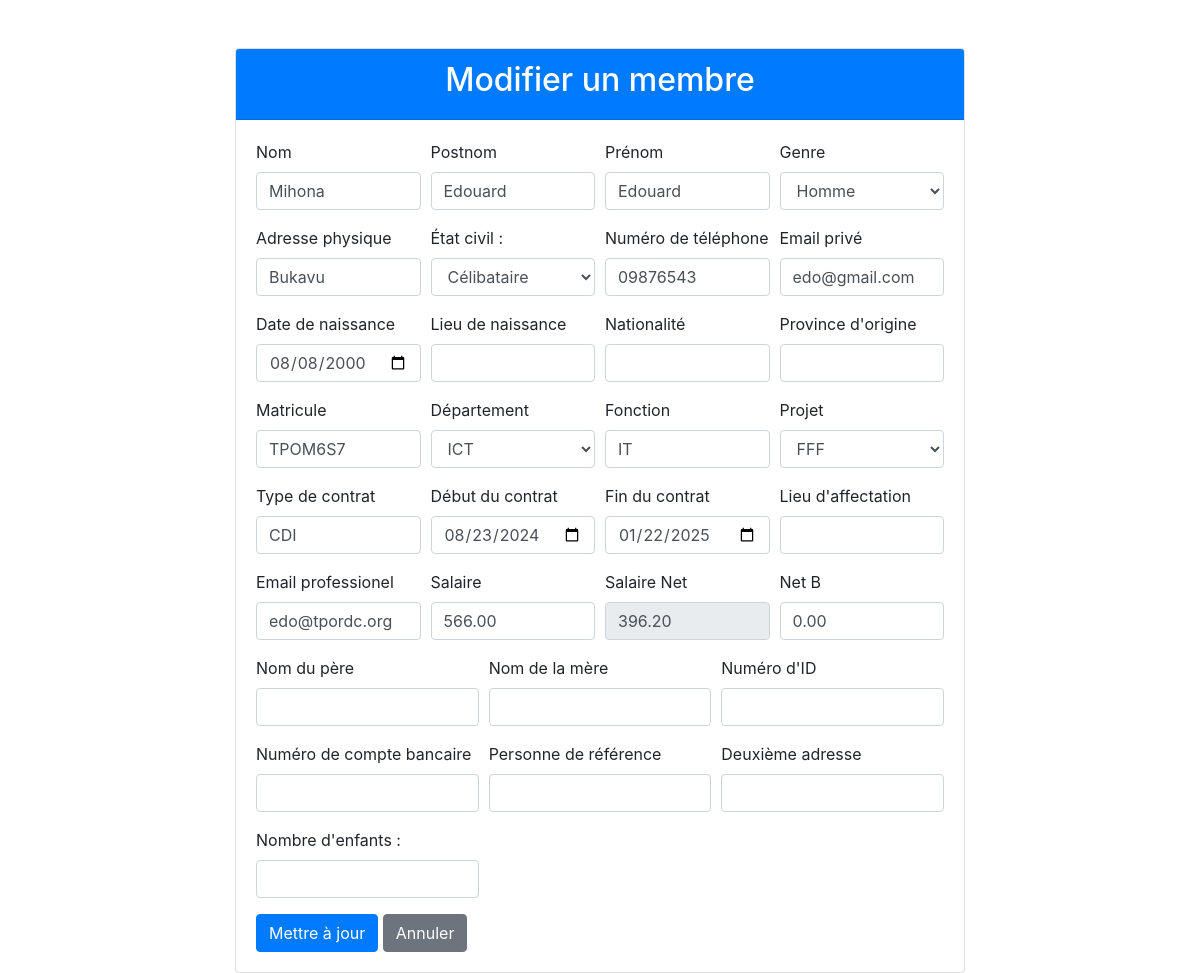
/pages/edit_membre.php?id=34 (signed in), run on the app's committed database.
### tables this page shows
CREATE TABLE IF NOT EXISTS `membres` (
  `id_membre` int NOT NULL AUTO_INCREMENT,
  `nom` varchar(100) NOT NULL,
  `prenom` varchar(100) NOT NULL,
  `adresse` varchar(255) DEFAULT NULL,
  `genre` enum('femme','homme') DEFAULT 'homme',
  `numero_telephone` varchar(20) DEFAULT NULL,
  `email_prive` varchar(100) DEFAULT NULL,
  `age` int DEFAULT NULL,
  `created_at` timestamp NULL DEFAULT CURRENT_TIMESTAMP,
  `updated_at` timestamp NULL DEFAULT CURRENT_TIMESTAMP ON UPDATE CURRENT_TIMESTAMP,
  `photo` varchar(255) DEFAULT NULL,
  `type_contrat` enum('CDD','CDI', 'Freelance', 'Stage', 'Intérim', 'Archivé') DEFAULT 'CDD',
  `fonction` varchar(100) DEFAULT NULL,
  `date_entree` date DEFAULT NULL,
  `postnom` varchar(255) DEFAULT NULL,
  `nom_pere` varchar(255) DEFAULT NULL,
  `nom_mere` varchar(255) DEFAULT NULL,
  `nationalite` varchar(100) DEFAULT NULL,
  `province_origine` varchar(100) DEFAULT NULL,
  `lieu_affectation` varchar(255) DEFAULT NULL,
  `matricule` varchar(50) DEFAULT NULL,
  `num_identification` varchar(50) DEFAULT NULL,
  `etat_civil` enum('marié','célibataire','divorcé','veuf') DEFAULT 'célibataire',
  `deuxieme_adresse` varchar(255) DEFAULT NULL,
  `email_professionel` varchar(255) DEFAULT NULL,
  `num_compte_banque` varchar(50) DEFAULT NULL,
  `personne_reference` varchar(255) DEFAULT NULL,
  `lieu_naissance` varchar(100) DEFAULT NULL,
  `date_naissance` date DEFAULT NULL,
  `date_debut_contrat` date DEFAULT NULL,
  `date_fin_contrat` date DEFAULT NULL,
  `status` enum('actif','en congé') DEFAULT 'actif',
  `performance` decimal(5,2) DEFAULT NULL,
  `salaire` decimal(10,2) DEFAULT NULL,
  `salaire_net` decimal(10,2) DEFAULT NULL,
  `brut_B` decimal(10,2) DEFAULT NULL,
  `net_B` decimal(10,2) DEFAULT NULL,
  `id_project` int DEFAULT NULL,
  `id_user` int DEFAULT NULL,
  `id_department` int DEFAULT NULL,
  `contrat` enum('3 mois','6 mois','12 mois') NOT NULL,
  `jours_conge_restants` int DEFAULT '0',
  `personne_de_contact` varchar(255) DEFAULT NULL,
  `partenaire` varchar(255) DEFAULT NULL,
  `nombre_enfant` int DEFAULT NULL,
  PRIMARY KEY (`id_membre`),
  UNIQUE KEY `email_professionel` (`email_professionel`),
  UNIQUE KEY `email_prive` (`email_prive`),
  KEY `fk_department` (`id_department`),
  KEY `fk_user` (`id_user`),
  KEY `fk_project_member` (`id_project`)
);

CREATE TABLE IF NOT EXISTS `department` (
  `id_department` int NOT NULL AUTO_INCREMENT,
  `nom_department` varchar(100) NOT NULL,
  `description_department` text,
  `effectif` int NOT NULL DEFAULT '0',
  PRIMARY KEY (`id_department`)
);

CREATE TABLE IF NOT EXISTS `projects` (
  `id_project` int NOT NULL AUTO_INCREMENT,
  `nom_project` varchar(255) NOT NULL,
  `description_project` text,
  `bailleur` varchar(100) DEFAULT NULL,
  `budget` decimal(10,2) DEFAULT NULL,
  `create_by` int DEFAULT NULL,
  `effectif` int DEFAULT NULL,
  `create_date` timestamp NOT NULL DEFAULT CURRENT_TIMESTAMP,
  `modified_date` timestamp NULL DEFAULT NULL,
  `modified_by` int DEFAULT NULL,
  PRIMARY KEY (`id_project`)
);

### pages/edit_membre.php (the view, shortened to what the rows shown need)
<?php
require "cache.php";
if (isset($_GET['id'])) {
    $id_membre = mysqli_real_escape_string($conn, $_GET['id']);
    $query = "SELECT * FROM membres WHERE id_membre = '$id_membre'";
    $result = mysqli_query($conn, $query);
    $membre = mysqli_fetch_assoc($result);
    $query_departments = "SELECT * FROM department";
    $result_departments = mysqli_query($conn, $query_departments);
    $query_projects = "SELECT * FROM projects";
    $result_projects = mysqli_query($conn, $query_projects);
} else {
    header("Location: gestion_membre.php?message=" . urlencode("Erreur : Aucun ID de membre fourni."));
    exit();
}
?>
<!DOCTYPE html>
<html lang="fr">
<head>
    <link href="../css/bootstrap.min.css" rel="stylesheet">
    <link rel="stylesheet" type="text/css" href="../css/font-awesome.min.css">
</head>
<body>
    <div class="container mt-5">
        <div class="row justify-content-center">
            <div class="col-md-8">
                <div class="card">
                    <div class="card-header bg-primary text-white">
                        <h2 class="text-center">Modifier un membre</h2>
                    </div>
                    <div class="card-body">
                        <form action="" method="POST" id="editMembreForm">
                            <div class="form-row">
                                <div class="form-group col-md-3">
                                    <label for="nom">Nom</label>
                                    <input type="text" class="form-control" id="nom" name="nom" value="<?php echo $membre['nom']; ?>" required>
                                </div>
                                <div class="form-group col-md-3">
                                    <label for="postnom">Postnom</label>
                                    <input type="text" class="form-control" id="postnom" name="postnom" value="<?php echo $membre['postnom']; ?>" required>
                                </div>
                                <div class="form-group col-md-3">
                                    <label for="prenom">Prénom</label>
                                    <input type="text" class="form-control" id="prenom" name="prenom" value="<?php echo $membre['prenom']; ?>" required>
                                </div>
                                <div class="form-group col-md-3">
                                    <label for="genre">Genre</label>
                                    <select class="form-control" id="genre" name="genre" required>
                                        <option value="homme" <?php if ($membre['genre'] == 'homme') echo 'selected'; ?>>Homme</option>
                                    </select>
                                </div>
                            </div>
                            <div class="form-row">
                                <div class="form-group col-md-3">
                                    <label for="adresse">Adresse physique</label>
                                    <input type="text" class="form-control" id="adresse" name="adresse" value="<?php echo $membre['adresse']; ?>" required>
                                </div>
                                <div class="form-group col-md-3">
                                    <label for="numero_telephone">Numéro de téléphone</label>
                                    <input type="text" class="form-control" id="numero_telephone" name="numero_telephone" value="<?php echo $membre['numero_telephone']; ?>" required>
                                </div>
                                <div class="form-group col-md-3">
                                    <label for="email">Email privé</label>
                                    <input type="email" class="form-control" id="email" name="email_prive" value="<?php echo $membre['email_prive']; ?>" required>
                                </div>
                            </div>
                            <div class="form-row">
                                <div class="form-group col-md-3">
                                    <label for="date_naissance">Date de naissance</label>
                                    <input type="date" class="form-control" id="date_naissance" name="date_naissance" value="<?php echo $membre['date_naissance']; ?>" required>
                                </div>
                            </div>
                            <div class="form-row">
                                <div class="form-group col-md-3">
                                    <label for="matricule">Matricule</label>
                                    <input type="text" class="form-control" id="matricule" name="matricule" value="<?php echo $membre['matricule']; ?>" required>
                                </div>
                                <div class="form-group col-md-3">
                                    <label for="department">Département</label>
                                    <select class="form-control" id="department" name="department" required>
                                        <?php while ($department = mysqli_fetch_assoc($result_departments)) : ?>
                                            <option value="<?php echo $department['id_department']; ?>" <?php if ($membre['id_department'] == $department['id_department']) echo 'selected'; ?>><?php echo $department['nom_department']; ?></option>
                                        <?php endwhile; ?>
                                    </select>
                                </div>
                                <div class="form-group col-md-3">
                                    <label for="fonction">Fonction</label>
                                    <input type="text" class="form-control" id="fonction" name="fonction" value="<?php echo $membre['fonction']; ?>" required>
                                </div>
                                <div class="form-group col-md-3">
                                    <label for="project">Projet</label>
                                    <select class="form-control" id="project" name="project">
                                        <?php while ($project = mysqli_fetch_assoc($result_projects)) : ?>
                                            <option value="<?php echo $project['id_project']; ?>" <?php if ($membre['id_project'] == $project['id_project']) echo 'selected'; ?>><?php echo $project['nom_project']; ?></option>
                                        <?php endwhile; ?>
                                    </select>
                                </div>
                                <div class="form-group col-md-3">
                                    <label for="type_contrat">Type de contrat</label>
                                    <input type="text" class="form-control" id="type_contrat" name="type_contrat" value="<?php echo $membre['type_contrat']; ?>" required>
                                </div>
                                <div class="form-group col-md-3">
                                    <label for="date_debut_contrat">Début du contrat</label>
                                    <input type="date" class="form-control" id="date_debut_contrat" name="date_debut_contrat" value="<?php echo $membre['date_debut_contrat']; ?>">
                                </div>
                                <div class="form-group col-md-3">
                                    <label for="date_fin_contrat">Fin du contrat</label>
                                    <input type="date" class="form-control" id="date_fin_contrat" name="date_fin_contrat" value="<?php echo $membre['date_fin_contrat']; ?>">
                                </div>
                            </div>
                            <div class="form-row">
                                <div class="form-group col-md-3">
                                    <label for="email_prive">Email professionel</label>
                                    <input type="email" class="form-control" id="email_pro" name="email_professionel" value="<?php echo $membre['email_professionel']; ?>">
                                </div>
                                <div class="form-group col-md-3">
                                    <label for="salaire">Salaire</label>
                                    <input type="number" step="0.01" class="form-control" id="salaire" name="salaire" value="<?php echo $membre['salaire']; ?>" oninput="calculateNetSalary()" required>
                                </div>
                                <div class="form-group col-md-3">
                                    <label for="salaire_net">Salaire Net</label>
                                    <input type="number" step="0.01" class="form-control" id="salaire_net" name="salaire_net" value="<?php echo $membre['salaire_net']; ?>" readonly>
                                </div>
                                <div class="form-group col-md-3">
                                    <label for="net_B">Net B</label>
                                    <input type="number" step="0.01" class="form-control" id="net_B" name="net_B" value="<?php echo $membre['net_B']; ?>">
                                </div>
                            </div>
                        </form>
                    </div>
                </div>
            </div>
        </div>
    </div>
</body>
</html>

### data on the page
membres: nom "Mihona", postnom "Edouard", prenom "Edouard", genre "Homme", adresse "Bukavu", numero_telephone "09876543", email_prive "edo@gmail.com", date_naissance "08/08/2000", matricule "TPOM6S7", department "ICT", fonction "IT", project "FFF", type_contrat "CDI", date_debut_contrat "08/23/2024", date_fin_contrat "01/22/2025", email_professionel "edo@tpordc.org", salaire "566.00", salaire_net "396.20", net_B "0.00"
